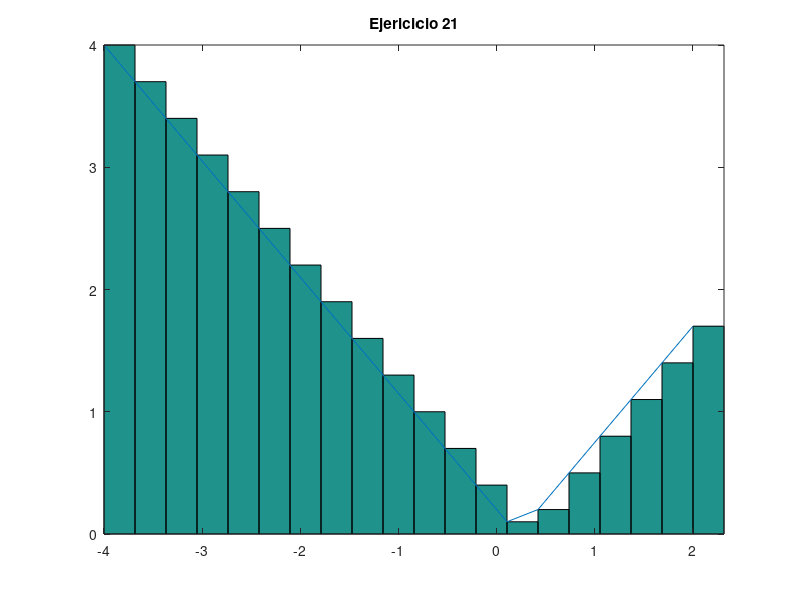

Write MATLAB code to recreate this figure.
% Octave Script
% Title			:Funcion Primitiva ej21.
% Description		:Script para desarrrollar el ejericio21 de la actividad Funcion Primitiva.
% Author		:Orlando Espinoza Valentin (Orlando-Esp) espinozaorlando978@gmail.com
% Date			:20210520
% sion		        :1
% Usage			:octave> /path/Sumas de Riemann,FuncionPrimitivaEj21_OrlandoEspinoza_3202.m
% Notes			:Requiere aplicacion octave-online usar en consola preferentemente. 
%program execution page :https://octave-online.net

clc, clear
%Se define la funcion.
f=@(x,y)abs(x+2);
resultado=integral(f, -4,2);
%resultado de la Integral.
fprintf('El valor de la integral es:%2.1f\n',resultado)
%Numero de rectangulos y intervalos.
a = 2;
b = -4;
n = 20;
base = (b-a)/n;
x =a:base:(b-base);
altura=abs(x+2);
area = base*altura;
x2 = linspace(-4,2,20);
y2 = abs(x+2);
%Fin y inicio del intervalo.
xa = linspace(-4,2,20);
yab =abs(x+2);
g = bar(xa,yab,'histc');
hold on
plot(x2,y2);
%Nombre de la grafica. 
title("Ejericicio 21");
axis tight
